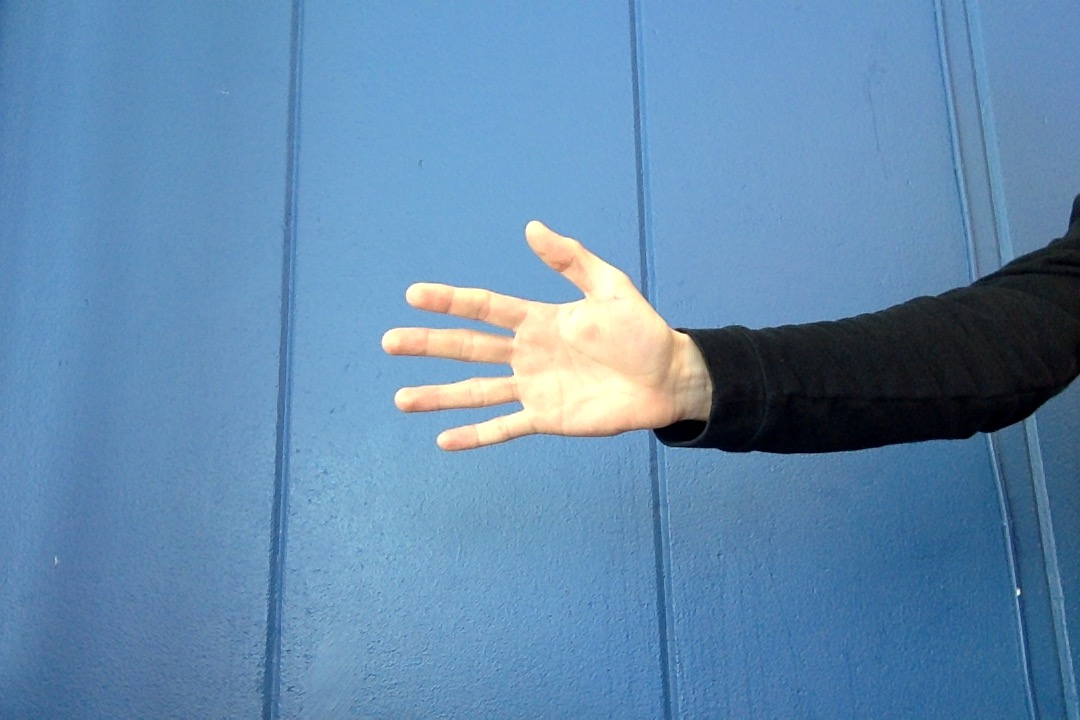
%> input picture images/image1.jpg, 1080 x 720 px
$ octave moment_features.m   (GNU Octave 9; MATLAB toolbox functions it lacks are replaced by stand-ins)
%> lines starting %> are read from the running program, lines starting %| are printed output that depends on the picture; in (x1, y1, x2, y2) boxes, pixels count from 0 and x2, y2 are one past the last pixel; in counts of white or black regions, pixels touching at a corner belong together; the program's own positions count from 1
### lib/analysis_modules/MidwayThreshold.m
function midwayThreshold = MidwayThreshold(image,initialThreshold)
  % Estimate bimodal threshold value in greyscale image using the midway method,
  % starting from the specified initial thershold value.
  %
  % Parameters:
  %   image - Greyscale image
  %   initialThreshold - Initial guess at threshold (0 < T_0 < 255)

  [binCounts, ~] = histcounts(image, 0:256);

  threshold = round(initialThreshold);
  tmpThreshold = -1;

  while (threshold ~= tmpThreshold)

    lowMean = sum((0:threshold-1) .* binCounts(1:threshold)) ./ ...
        sum(binCounts(1:threshold));
    highMean = sum((threshold:255) .* binCounts(threshold+1:end)) ./ ...
        sum(binCounts(threshold+1:end));

    tmpThreshold = round((lowMean + highMean)./2);

    if (threshold == tmpThreshold)
      break;
    else
      threshold = tmpThreshold;
    end

  end

  midwayThreshold = threshold;

end

### lib/feature_extraction/GetMoments.m
function moments = GetMoments(binaryImage)

  % Normalize pixel distribution - makes the central moments normalized
  binaryImage = binaryImage./sum(binaryImage(:));

  [yLength, xLength] = size(binaryImage);
  [Y, X] = meshgrid(yLength,xLength);

  meanX = sum(binaryImage,1) * (1:xLength)';
  meanY = sum(binaryImage,2)' * (1:yLength)';

  integrand = @(p,q) (X - meanX).^p .* (Y - meanY).^q .* binaryImage;

  % Compute central moments - translation and scaling invariant
  cm_11 = sum(sum( integrand(1,1) ));
  cm_20 = sum(sum( integrand(2,0) ));
  cm_02 = sum(sum( integrand(0,2) ));
  cm_30 = sum(sum( integrand(3,0) ));
  cm_21 = sum(sum( integrand(2,1) ));
  cm_12 = sum(sum( integrand(1,2) ));
  cm_03 = sum(sum( integrand(0,3) ));

  % Moment invariants - rotation and mirror invariant
  moments = zeros(1,6);
  moments(1) = cm_20 + cm_02;
  moments(2) = (cm_20 - cm_02)^2 + 4*cm_11^2;
  moments(3) = (cm_30 - 3*cm_12)^2 + (cm_03 - 3*cm_21)^2;
  moments(4) = (cm_30 + cm_12)^2 + (cm_03 + cm_21)^2;

  moments(5) = (cm_30 - 3*cm_12)*(cm_30 + cm_12) * ((cm_30 + cm_12)^2 - ...
      3*(cm_21 + cm_03)^2) + (3*cm_21 - cm_03)*(cm_21 + cm_03) * ...
      ( 3*(cm_30 + cm_12)^2 - (cm_21 + cm_03)^2 );

  moments(6) = (cm_20 - cm_02) * ( (cm_30 + cm_12)^2 - (cm_21 + cm_03)^2 ) ...
      + 4 * cm_11 * (cm_30 + cm_12) * (cm_21 + cm_03);

  % Use natural logarithm of moments to achieve numerical stability
  moments = log(moments(1:6));

end

### tests/moment_features.m
%% Tests of moment invariant features (see Mattias Andersson and Hu)

clear all;
clc;
addpath(genpath('../'));

% Thoughts: the current methods uses the raw bwImg, i.e. the moments are
% taken with respect to the object area. The same method should(?) work on
% a pure perimeter image. Such an image is already available in
% GetFeatures().
% TODO: Refine moment generation in separate file!

%% Create binary image from thresholding on R-channel
img = imread('image1.jpg');
%> img is the input picture: size 720x1080x3 uint8; mean R, G, B 98.4, 138.5, 174.8
rc = img(:,:,1);
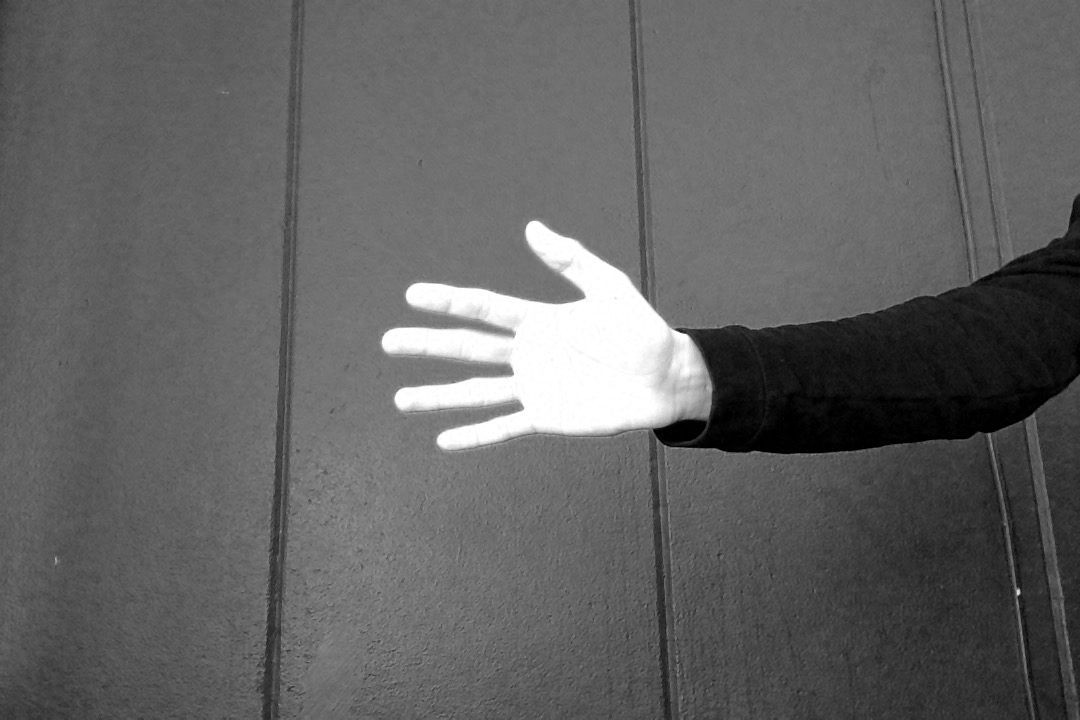
%> rc: size 720x1080 uint8; min 0, max 255, mean 98.4
imgSize = size(rc);
%> imgSize = [720 1080]
threshold = MidwayThreshold(rc,200);
%> in MidwayThreshold, `[binCounts, ~] = histcounts(image, 0:256);`: binCounts = 256 values, max 22612 at index 114, min 48 at index 174, mean 3037.5
%> the loop in MidwayThreshold, `while (threshold ~= tmpThreshold)` made 1 pass
%> (lowMean, highMean, tmpThreshold, threshold) on pass 1: (91.29, 248.6, 170, 170)
%> in MidwayThreshold, `midwayThreshold = threshold;`: midwayThreshold = 170
%> threshold = 170
fprintf('Estimated threshold: %d\n',threshold);
%| Estimated threshold: 170
bwImg = rc > threshold;
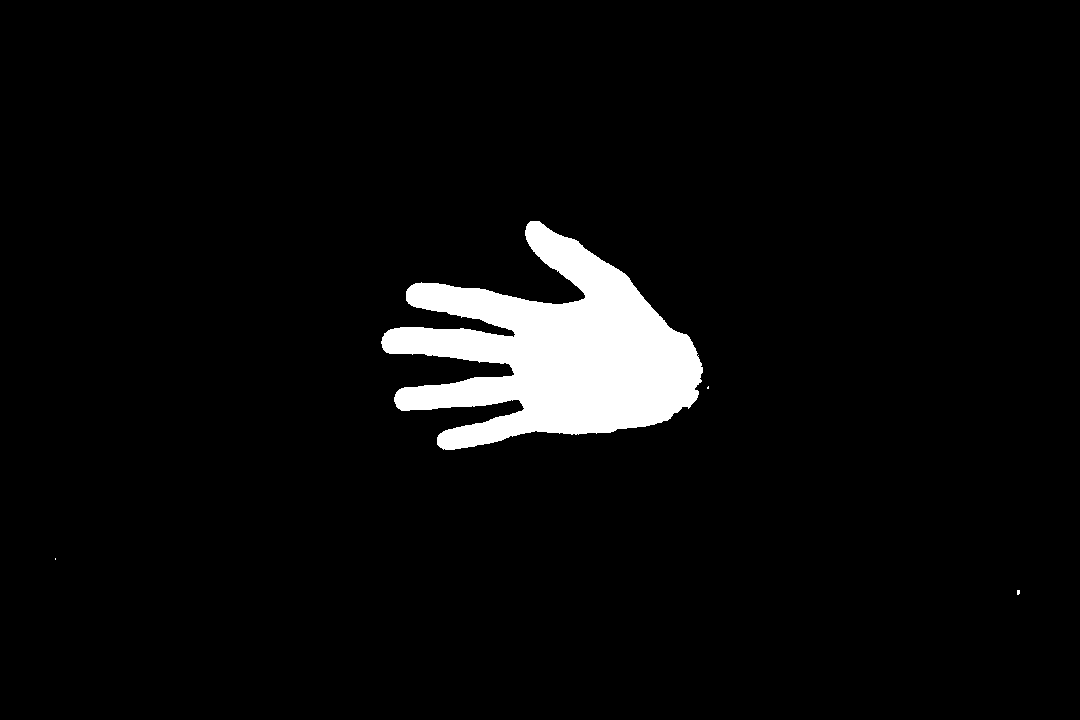
%> bwImg: size 720x1080 logical; 4.8% white; 4 white regions (3 under 20 px), largest, box (x1, y1, x2, y2) and area: (381, 221, 703, 450) 37555

structuralElement = strel('disk',3);
bwImg = imopen(bwImg, structuralElement);
%> bwImg: size 720x1080 logical; 4.8% white; 1 white region, box (x1, y1, x2, y2) and area: (381, 221, 703, 450) 37520

se = strel('square',3);
perimImg = bwImg - imerode(bwImg,se);
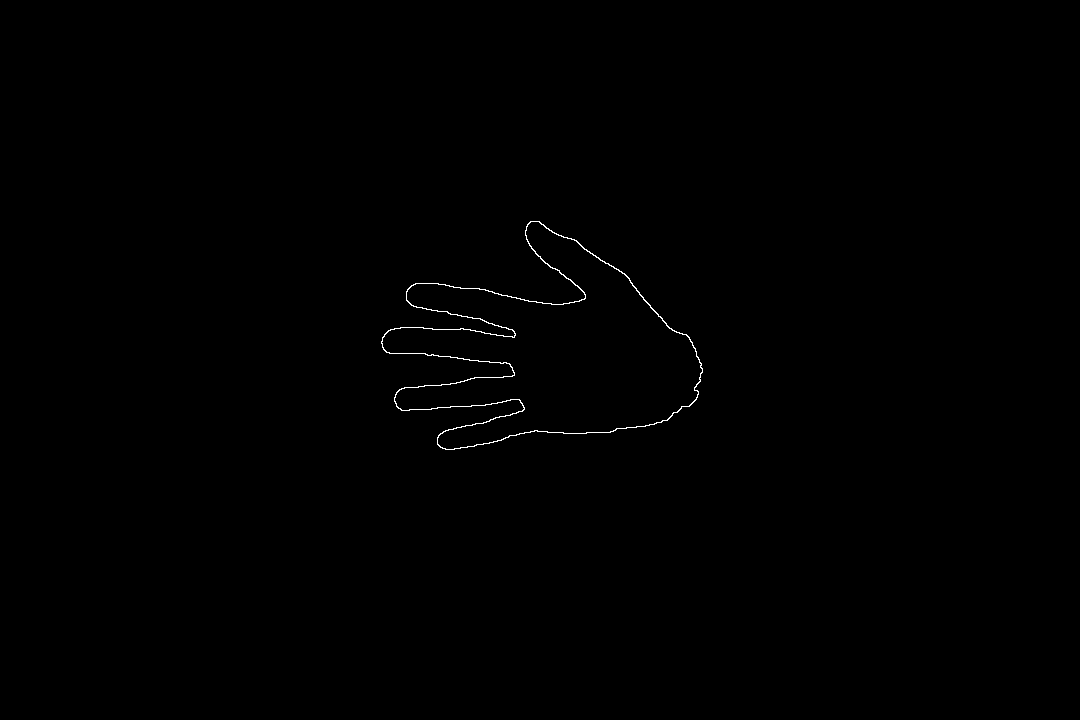
%> perimImg: size 720x1080 double; values 0 (black) and 1 (white), 0.25% white in thin lines or dots, all inside (x1, y1, x2, y2) = (381, 221, 703, 450)
imshow(perimImg);
moments = GetMoments(perimImg);
%> in GetMoments, `meanX = sum(binaryImage,1) * (1:xLength)';`: meanX = 520.2
%> in GetMoments, `meanY = sum(binaryImage,2)' * (1:yLength)';`: meanY = 349.8
%> in GetMoments, `cm_11 = sum(sum( integrand(1,1) ));`: cm_11 = 207245.2
%> in GetMoments, `cm_20 = sum(sum( integrand(2,0) ));`: cm_20 = 313382.1
%> in GetMoments, `cm_02 = sum(sum( integrand(0,2) ));`: cm_02 = 137055
%> in GetMoments, `cm_30 = sum(sum( integrand(3,0) ));`: cm_30 = 175432996.8
%> in GetMoments, `cm_21 = sum(sum( integrand(2,1) ));`: cm_21 = 116016998.8
%> in GetMoments, `cm_12 = sum(sum( integrand(1,2) ));`: cm_12 = 76724129.8
%> in GetMoments, `cm_03 = sum(sum( integrand(0,3) ));`: cm_03 = 50739048.2
%> in GetMoments, `moments = log(moments(1:6));`: moments = [13.02 26.04 39.05 39.05 78.11 52.07]
%> moments = [13.02 26.04 39.05 39.05 78.11 52.07]
disp(moments);
%|    13.018   26.036   39.054   39.054   78.108   52.072

%% Normalize distribution!
bwImg = bwImg./sum(bwImg(:));

%% Central moments - translation invariant
[yLength, xLength] = size(bwImg);
%> yLength = 720; xLength = 1080

meanX = sum(bwImg,1) * (1:xLength)';
%> meanX = 554.9
meanY = sum(bwImg,2)' * (1:yLength)';
%> meanY = 354.1
[Y, X] = meshgrid(yLength,xLength);

integrand = @(p,q) (X - meanX).^p .* (Y - meanY).^q .* bwImg;

centralMoment_11 = sum(sum( integrand(1,1) ));
%> centralMoment_11 = 192120.2
centralMoment_20 = sum(sum( integrand(2,0) ));
%> centralMoment_20 = 275677.9
centralMoment_02 = sum(sum( integrand(0,2) ));
%> centralMoment_02 = 133888.8
centralMoment_30 = sum(sum( integrand(3,0) ));
%> centralMoment_30 = 144744781.3
centralMoment_21 = sum(sum( integrand(2,1) ));
%> centralMoment_21 = 100872804.6
centralMoment_12 = sum(sum( integrand(1,2) ));
%> centralMoment_12 = 70298373.5
centralMoment_03 = sum(sum( integrand(0,3) ));
%> centralMoment_03 = 48991017.4

%% Normalised moments - similitude/scale invariant
centralMoment_00 = sum(sum( integrand(0,0) ))
%> centralMoment_00 = 1

% NOTE: centralMoment_00 = 1, always if bwImg normalised!
% No need to normalise moments since the distribution is already
% normalised?

%% Moment invariants - rotation (and mirror?) invariant
